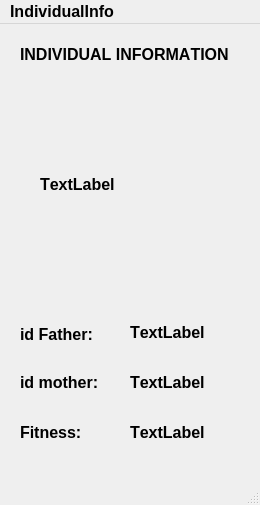
<?xml version="1.0" encoding="UTF-8"?>
<ui version="4.0">
 <class>informationIndividual</class>
 <widget class="QMainWindow" name="informationIndividual">
  <property name="geometry">
   <rect>
    <x>0</x>
    <y>0</y>
    <width>260</width>
    <height>505</height>
   </rect>
  </property>
  <property name="font">
   <font>
    <pointsize>12</pointsize>
    <weight>75</weight>
    <italic>false</italic>
    <bold>true</bold>
    <underline>false</underline>
    <strikeout>false</strikeout>
    <kerning>false</kerning>
   </font>
  </property>
  <property name="windowTitle">
   <string>MainWindow</string>
  </property>
  <widget class="QWidget" name="centralwidget">
   <widget class="QLabel" name="label">
    <property name="geometry">
     <rect>
      <x>20</x>
      <y>300</y>
      <width>81</width>
      <height>21</height>
     </rect>
    </property>
    <property name="text">
     <string>id Father:</string>
    </property>
   </widget>
   <widget class="QLabel" name="label_2">
    <property name="geometry">
     <rect>
      <x>20</x>
      <y>350</y>
      <width>91</width>
      <height>17</height>
     </rect>
    </property>
    <property name="text">
     <string>id mother:</string>
    </property>
   </widget>
   <widget class="QLabel" name="label_3">
    <property name="geometry">
     <rect>
      <x>20</x>
      <y>400</y>
      <width>71</width>
      <height>17</height>
     </rect>
    </property>
    <property name="text">
     <string>Fitness:</string>
    </property>
   </widget>
   <widget class="QLabel" name="label_4">
    <property name="geometry">
     <rect>
      <x>20</x>
      <y>10</y>
      <width>221</width>
      <height>41</height>
     </rect>
    </property>
    <property name="text">
     <string>INDIVIDUAL INFORMATION</string>
    </property>
   </widget>
   <widget class="QLabel" name="IdFather">
    <property name="geometry">
     <rect>
      <x>130</x>
      <y>300</y>
      <width>91</width>
      <height>17</height>
     </rect>
    </property>
    <property name="text">
     <string>TextLabel</string>
    </property>
   </widget>
   <widget class="QLabel" name="IdMother">
    <property name="geometry">
     <rect>
      <x>130</x>
      <y>350</y>
      <width>81</width>
      <height>17</height>
     </rect>
    </property>
    <property name="text">
     <string>TextLabel</string>
    </property>
   </widget>
   <widget class="QLabel" name="Fitness">
    <property name="geometry">
     <rect>
      <x>130</x>
      <y>400</y>
      <width>81</width>
      <height>17</height>
     </rect>
    </property>
    <property name="text">
     <string>TextLabel</string>
    </property>
   </widget>
   <widget class="QLabel" name="imageInd">
    <property name="geometry">
     <rect>
      <x>40</x>
      <y>60</y>
      <width>141</width>
      <height>201</height>
     </rect>
    </property>
    <property name="text">
     <string>TextLabel</string>
    </property>
   </widget>
  </widget>
  <widget class="QStatusBar" name="statusbar"/>
  <widget class="QMenuBar" name="menuBar">
   <property name="geometry">
    <rect>
     <x>0</x>
     <y>0</y>
     <width>260</width>
     <height>27</height>
    </rect>
   </property>
   <widget class="QMenu" name="menuMidgard">
    <property name="title">
     <string>IndividualInfo</string>
    </property>
   </widget>
   <addaction name="menuMidgard"/>
  </widget>
 </widget>
 <resources/>
 <connections/>
</ui>
